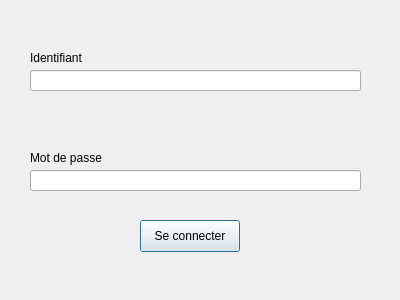
<?xml version="1.0" encoding="UTF-8"?>
<ui version="4.0">
 <class>Login</class>
 <widget class="QDialog" name="Login">
  <property name="geometry">
   <rect>
    <x>0</x>
    <y>0</y>
    <width>400</width>
    <height>300</height>
   </rect>
  </property>
  <property name="windowTitle">
   <string>Dialog</string>
  </property>
  <widget class="QLineEdit" name="idText">
   <property name="geometry">
    <rect>
     <x>30</x>
     <y>70</y>
     <width>331</width>
     <height>21</height>
    </rect>
   </property>
   <property name="text">
    <string/>
   </property>
  </widget>
  <widget class="QLineEdit" name="passwordText">
   <property name="geometry">
    <rect>
     <x>30</x>
     <y>170</y>
     <width>331</width>
     <height>21</height>
    </rect>
   </property>
   <property name="text">
    <string/>
   </property>
   <property name="echoMode">
    <enum>QLineEdit::EchoMode::Normal</enum>
   </property>
  </widget>
  <widget class="QLabel" name="label">
   <property name="geometry">
    <rect>
     <x>30</x>
     <y>50</y>
     <width>71</width>
     <height>16</height>
    </rect>
   </property>
   <property name="text">
    <string>Identifiant</string>
   </property>
  </widget>
  <widget class="QLabel" name="label_2">
   <property name="geometry">
    <rect>
     <x>30</x>
     <y>150</y>
     <width>131</width>
     <height>16</height>
    </rect>
   </property>
   <property name="text">
    <string>Mot de passe</string>
   </property>
  </widget>
  <widget class="QPushButton" name="LoginButton">
   <property name="geometry">
    <rect>
     <x>140</x>
     <y>220</y>
     <width>100</width>
     <height>32</height>
    </rect>
   </property>
   <property name="text">
    <string>Se connecter</string>
   </property>
  </widget>
 </widget>
 <resources/>
 <connections/>
</ui>
